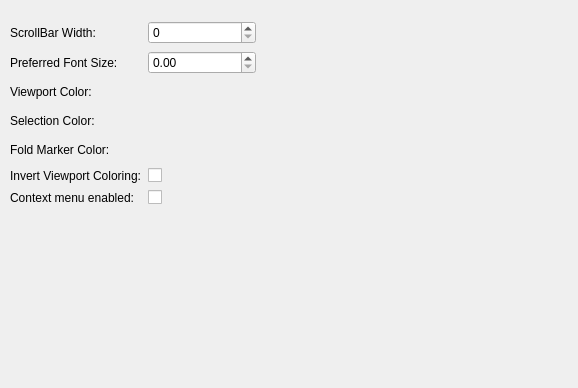
<?xml version="1.0" encoding="UTF-8"?>
<ui version="4.0">
 <class>SettingsDialog</class>
 <widget class="QWidget" name="SettingsDialog">
  <property name="geometry">
   <rect>
    <x>0</x>
    <y>0</y>
    <width>578</width>
    <height>388</height>
   </rect>
  </property>
  <property name="mouseTracking">
   <bool>true</bool>
  </property>
  <property name="windowTitle">
   <string>Form</string>
  </property>
  <widget class="QWidget" name="gridLayoutWidget">
   <property name="geometry">
    <rect>
     <x>10</x>
     <y>20</y>
     <width>246</width>
     <height>191</height>
    </rect>
   </property>
   <layout class="QGridLayout" name="gridLayout">
    <item row="5" column="1">
     <widget class="QCheckBox" name="invertViewportColoring">
      <property name="text">
       <string/>
      </property>
     </widget>
    </item>
    <item row="0" column="0">
     <widget class="QLabel" name="label">
      <property name="text">
       <string>ScrollBar Width:</string>
      </property>
     </widget>
    </item>
    <item row="2" column="0">
     <widget class="QLabel" name="label_2">
      <property name="text">
       <string>Viewport Color:</string>
      </property>
     </widget>
    </item>
    <item row="0" column="1">
     <widget class="QSpinBox" name="widthSpinBox"/>
    </item>
    <item row="2" column="1">
     <widget class="QPushButton" name="viewportColorButton">
      <property name="autoFillBackground">
       <bool>true</bool>
      </property>
      <property name="text">
       <string/>
      </property>
      <property name="flat">
       <bool>true</bool>
      </property>
     </widget>
    </item>
    <item row="3" column="0">
     <widget class="QLabel" name="label_3">
      <property name="text">
       <string>Selection Color:</string>
      </property>
     </widget>
    </item>
    <item row="3" column="1">
     <widget class="QPushButton" name="selectionColorButton">
      <property name="autoFillBackground">
       <bool>true</bool>
      </property>
      <property name="text">
       <string/>
      </property>
      <property name="default">
       <bool>false</bool>
      </property>
      <property name="flat">
       <bool>true</bool>
      </property>
     </widget>
    </item>
    <item row="6" column="0">
     <widget class="QLabel" name="label_6">
      <property name="text">
       <string>Context menu enabled:</string>
      </property>
     </widget>
    </item>
    <item row="6" column="1">
     <widget class="QCheckBox" name="contextMenuCheckBox">
      <property name="layoutDirection">
       <enum>Qt::LeftToRight</enum>
      </property>
      <property name="text">
       <string/>
      </property>
     </widget>
    </item>
    <item row="1" column="0">
     <widget class="QLabel" name="label_4">
      <property name="text">
       <string>Preferred Font Size:</string>
      </property>
     </widget>
    </item>
    <item row="1" column="1">
     <widget class="QDoubleSpinBox" name="fontSizeSpinBox"/>
    </item>
    <item row="5" column="0">
     <widget class="QLabel" name="label_5">
      <property name="text">
       <string>Invert Viewport Coloring:</string>
      </property>
     </widget>
    </item>
    <item row="4" column="0">
     <widget class="QLabel" name="label_7">
      <property name="text">
       <string>Fold Marker Color:</string>
      </property>
     </widget>
    </item>
    <item row="4" column="1">
     <widget class="QPushButton" name="foldMarkerColorButton">
      <property name="autoFillBackground">
       <bool>true</bool>
      </property>
      <property name="text">
       <string/>
      </property>
      <property name="flat">
       <bool>true</bool>
      </property>
     </widget>
    </item>
   </layout>
  </widget>
 </widget>
 <resources/>
 <connections/>
</ui>
